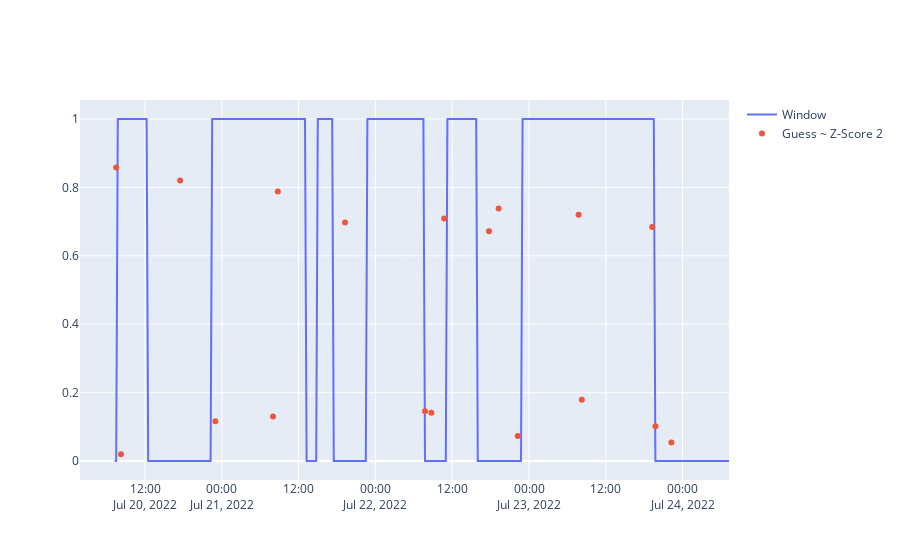

Here is the notebook cell this chart was saved with:
### Code cell
w1 = Window_Detect2(a01)
w1.analyze_window_change(make_stl_smooth)
# fig1 = w1.plot_zscore()
# fig1.show()
fig2 = w1.plot_guesses()
fig2.show()
# w1.plot_analysis_and_distributions()

### Figure 1 — Plotly figure (JSON) as saved in the notebook; plotly's stock layout.template omitted (floating-point values rounded to 4 significant figures; data arrays with more than 128 entries replaced by an {"elided": "..."} marker saying what was removed)
{"data": [{"mode": "lines", "name": "Window", "type": "scatter", "x": {"elided": "385 str values"}, "y": {"elided": "385 int values"}}, {"mode": "markers", "name": "Guess ~ Z-Score 2", "type": "scatter", "x": ["2022-07-20T07:30:00", "2022-07-20T08:15:00", "2022-07-20T17:30:00", "2022-07-20T23:00:00", "2022-07-21T08:00:00", "2022-07-21T08:45:00", "2022-07-21T19:15:00", "2022-07-22T07:45:00", "2022-07-22T08:45:00", "2022-07-22T10:45:00", "2022-07-22T17:45:00", "2022-07-22T19:15:00", "2022-07-22T22:15:00", "2022-07-23T07:45:00", "2022-07-23T08:15:00", "2022-07-23T19:15:00", "2022-07-23T19:45:00", "2022-07-23T22:15:00"], "y": [0.8582, 0.01983, 0.8203, 0.1161, 0.1301, 0.7877, 0.6972, 0.1452, 0.1414, 0.7091, 0.6715, 0.7384, 0.07276, 0.72, 0.1791, 0.6841, 0.1019, 0.05417]}], "layout": {}}
